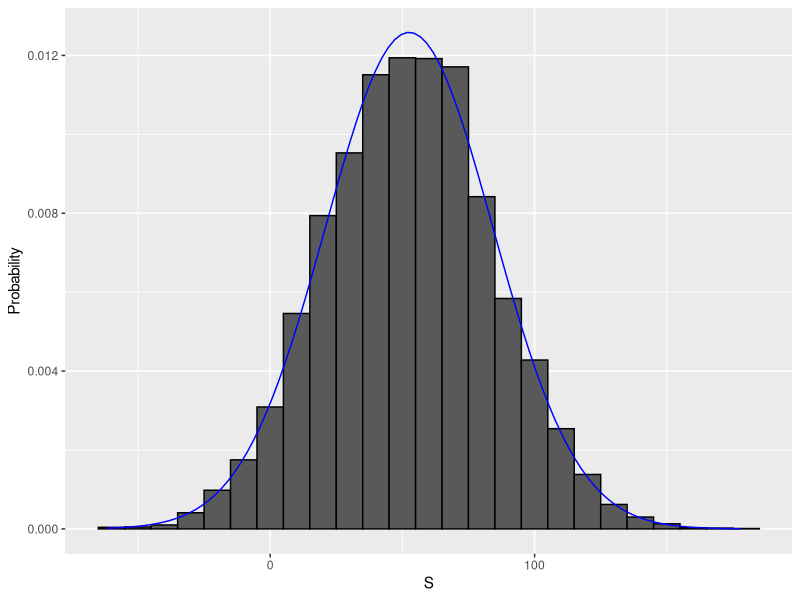

R code for this plot:
# sampling model 1 - define urn then sample
color <- rep(c("Black", "Red", "Green"), c(18, 18, 2)) # define the urn for the sampling model (Roulette Wheel)
n <- 1000
x <- sample(ifelse(color == "Red", -1, 1), n, replace = TRUE)
x[1:10]

# sampling model 2: define urn inside sample function by noting probabilities
x <- sample(c(-1, 1), n, replace = TRUE, prob = c(9/19, 10/19))    # 1000 independent draws
S <- sum(x)    # total winnings = sum of draws
S

# Monte Carlo Simulation
n <- 1000    # number of roulette players
B <- 10000    # number of Monte Carlo experiments
S <- replicate(B, {
  X <- sample(c(-1,1), n, replace = TRUE, prob = c(9/19, 10/19))    # simulate 1000 spins
  sum(X)    # determine total profit
})

mean(S < 0)    # probability of the casino losing money

# Histogram of Observed Values of S + normal density curve
library(tidyverse)
s <- seq(min(S), max(S), length = 100) # sequence of 100 values across range of S
normal_density <- data.frame(s = s, f = dnorm(s, mean(S), sd(S))) # generate normal density for S
data.frame(S=S) %>% # make data frame of S for histogram
  ggplot(aes(S, ..density..)) +
  geom_histogram(color = "black", binwidth = 10) +
  ylab("Probability") +
  geom_line(data = normal_density, mapping = aes(s, f), color = "blue")
